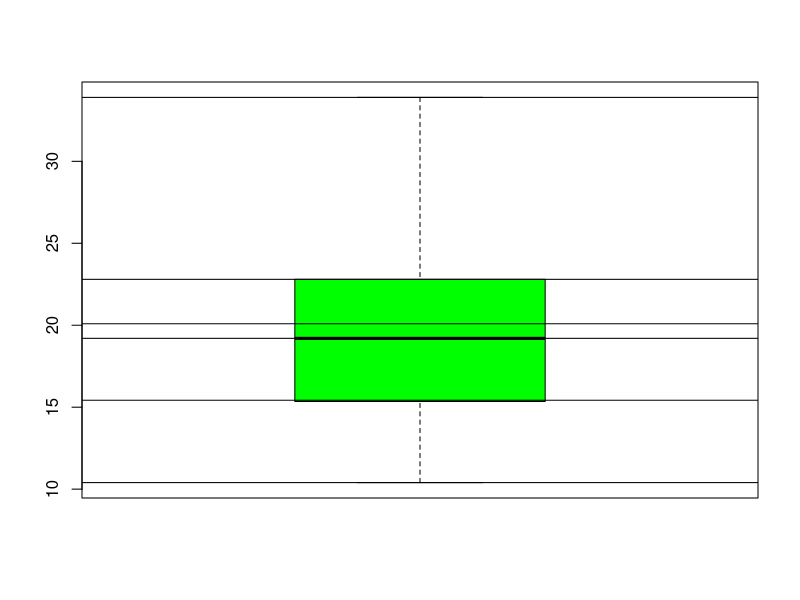
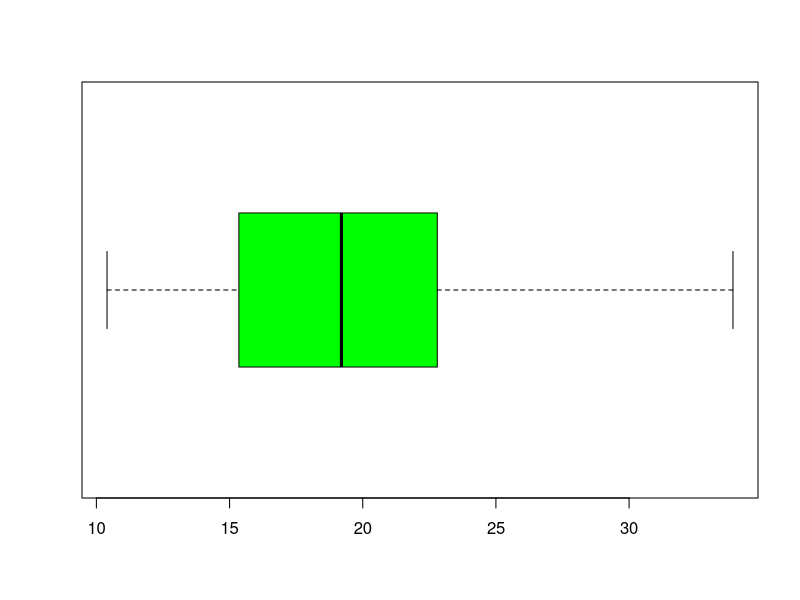
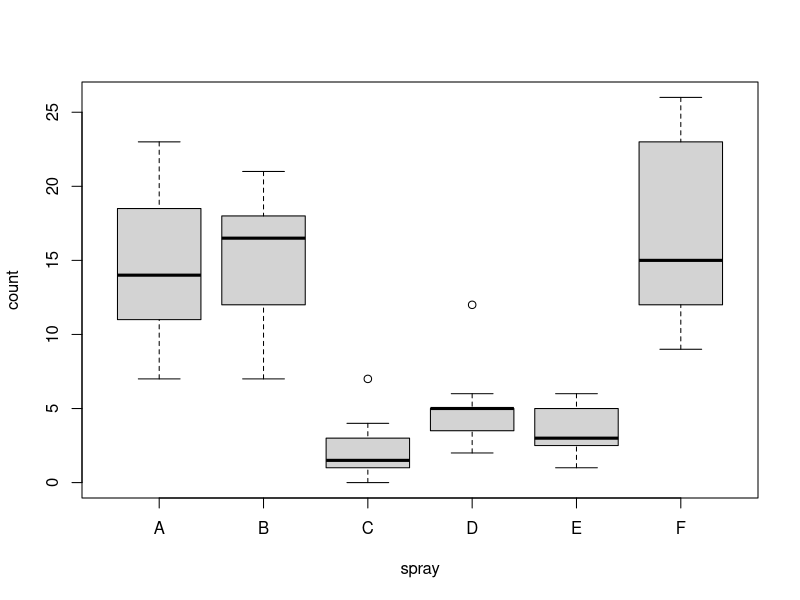
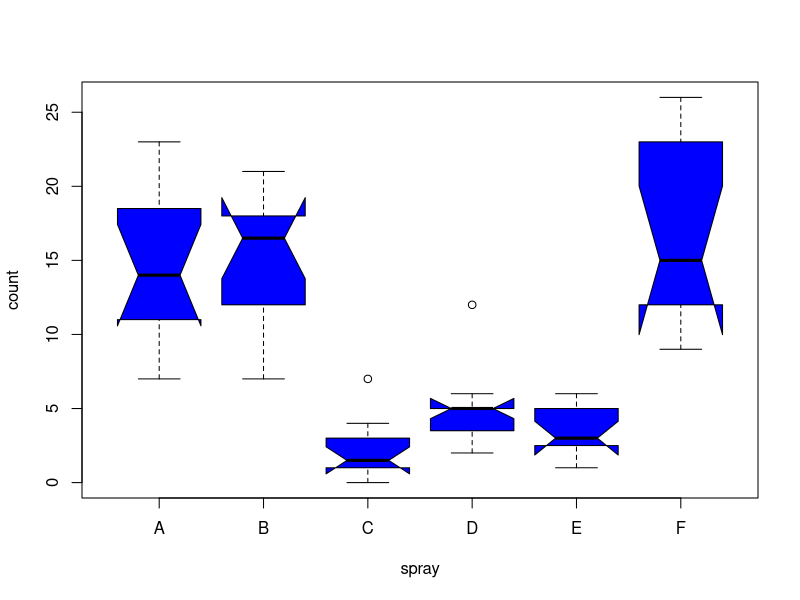

Generate these figures, in order, with R: (Note: this script raises an error after producing the figures.)

names(mtcars)
boxplot(x=mtcars$mpg, col='green')

?abline # add straight lines to a plot
abline(h=mean(mtcars$mpg))
abline(h=quantile((mtcars$mpg)))

# direction of box plot 
boxplot(x=mtcars$mpg, col='green', horizontal=T)

# on formula
?InsectSprays
head(InsectSprays)
boxplot(count~spray, data=InsectSprays,col='lightgray')
# add notches
boxplot(count~spray,data=InsectSprays,notch=TRUE,col='blue')

head(mtcars %>% select(mpg, cyl))
boxplot(mpg~cyl,data=mtcars,
        xlab = 'Number of Cylinders',
        ylab = 'Miles per Gallon',
        notch = T,
        main = 'Mileage Data',
        col = c('green','yellow','purple'),
        names = c('High','Medium','Low'))

cars <- c(1,3,6,4,9)
trucks <- c(2,5,4,5,12)
suvs = c(4,4,6,6,16)
autos_data = data.frame(cars,trucks,suvs)
autos_data
barplot(autos_data$cars, main='Auto Data',xlab='Days',
        ylab='Total',names.arg=c('Mon','Tue','Wed','Thu','Fri'),
        border='blue', density=c(10,20,30,40,50))

# plot each 3 data separately
?as.matrix # attempts to turn its argument into a matrix.
barplot(as.matrix(autos_data),main='Autos',ylab='Total',
        col=rainbow(5))
barplot(as.matrix(autos_data),main='Autos',ylab='Total',
        beside=T,col=rainbow(5))

legend('topleft',c('Mon','Tue','Wed','Thu','Fri'),cex=1,
       bty='n',fill=rainbow(5))

# t: transpose
# bty: box type
autos_data
t(autos_data)
barplot(t(autos_data),main='Autos',ylab='Total',
        col=heat.colors(3),space=0.1,cex.axis=0.8,las=1,
        names.arg=c('Mon','Tue','Wed','Thu','Fri'),cex=0.8)
barplot(as.matrix(t(autos_data)),main='Autos',ylab='Total',
        col=heat.colors(3),space=0.1,cex.axis=0.8,las=1,
        names.arg=c('Mon','Tue','Wed','Thu','Fri'),cex=0.8,beside=T) # Not the one I want...

legend('topleft',c('Cars','Trucks','SUVs'),cex=1,
       bty='n',fill=heat.colors(3))

# histgrm
?hist

hist(rnorm(1000))
hist(rnorm(1000),probability=T)

hist(islands)
hist(islands,probability=T)

hist(islands,breaks=10,main='islands histogram',xlab='Area range',
     border='red',col='grey')

head(airquality$Temp)

hist(airquality$Temp,
     main='Temperature Histogram',
     xlab='Temperature', # add label
     ylab='Temperature Frequency',
     las=1,
     col=c('skyblue','chocolate2') # add colour
)

# remove all annotation
# labels put numbers on each bar
hist(airquality$Temp,
     axes=F, ann=F, labels=T,ylim=c(0,35),col=c('skyblue','chocolate2'))

# specify own annotation     
hist(airquality$Temp,
     main='Temperature Histogram',
     xlab='Temperature',
     ylab='Temperature Frequency',
     las=1,
     col=c('skyblue','chocolate2'),
     xlim=c(50,100),
     ylim=c(0,40),
     density=80)

# breaks
hist(airquality$Temp,
     main='Temperature Histogram',
     xlab='Temperature',
     ylab='Temperature Frequency',
     las=1,
     col=c('skyblue','chocolate2'),
     labels=T,
     breaks=20,
     ylim=c(0,25) 
     )

# changing frequency on y axis to density/probability values
# add a density line
hist(airquality$Temp,
     breaks=20,
     freq=F, #mens that probability =T
     main='Temperature Histogram',
     xlab='Temperature',
     ylab='Temperature Frequency',
     las=1,
     col=c('skyblue','chocolate2'),
     labels=T
     )
lines(density(airquality$Temp),lwd=4,col='red')




